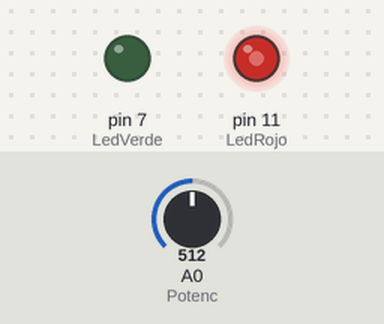
Recording of a sketch running on a simulated Arduino Uno, built with avr-gcc and run on an emulated ATmega328P. On the bench: output pins drawn as LEDs (lit = HIGH). The inputs (shaded band) are chosen by the test bench; at power-on: A0 (Potenc) = 512.

Above: at 5.2 s.
5.3 s: A0 (Potenc) set to 716
At 6.5 s:
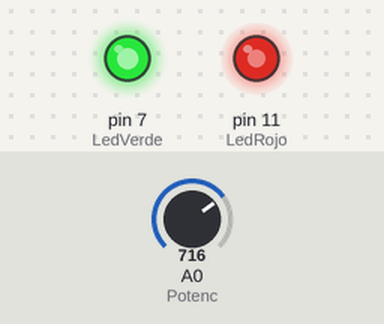
6.8 s: A0 (Potenc) set to 900
At 7.7 s:
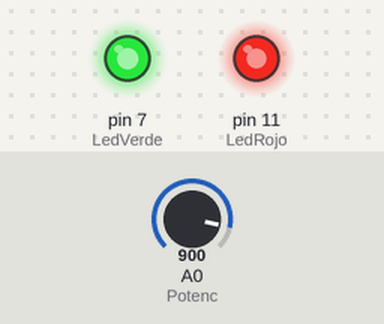
8.3 s: A0 (Potenc) set to 511
At 8.9 s:
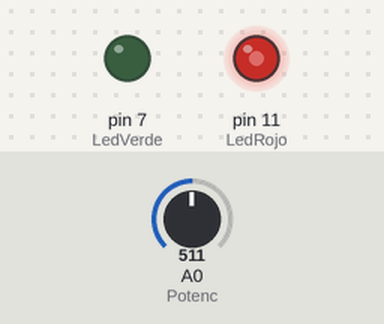
Timing chart, 0 to 11.3 s (numbered marks = the images above; inputs shaded):
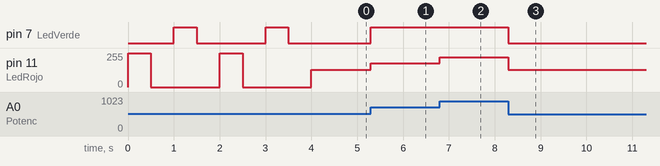

The sketch:

Act1-Clase-20-04-22-SPD.ino
```cpp
// Act 1 clase 20-04-22

int LedRojo = 11;
int LedVerde = 7;
int Potenc = A0;
int SensorValue = 0;
int outputValue = 0;

void setup()
{
  pinMode(LedRojo, OUTPUT);
  pinMode(LedVerde, OUTPUT);
  Test_Led();
}

void loop()
{
  SensorValue = analogRead(Potenc);
  outputValue = map (SensorValue, 1023, 0, 255, 0);
  analogWrite(LedRojo, outputValue);

  outputValue = map (SensorValue, 0, 1023, 0, 255);
  analogWrite(LedVerde, outputValue);

}

void Test_Led()
{
  digitalWrite(LedRojo, 1);
  delay (500);
  digitalWrite(LedRojo, 0);
  delay (500);
  digitalWrite(LedVerde, 1);
  delay (500);
  digitalWrite(LedVerde, 0);
  delay (500);
  digitalWrite(LedRojo, 1);
  delay (500);
  digitalWrite(LedRojo, 0);
  delay (500);
  digitalWrite(LedVerde, 1);
  delay (500);
  digitalWrite(LedVerde, 0);
  delay (500);
}
```

Measured:
- after the input at 5.3 s, pin 7 (LedVerde): LOW → HIGH at once; pin 11 (LedRojo): 128/255 → 179/255 at once
- after the input at 6.8 s, pin 11 (LedRojo): 179/255 → 225/255 at once
- after the input at 8.3 s, pin 7 (LedVerde): HIGH → LOW at once; pin 11 (LedRojo): 225/255 → 128/255 at once
